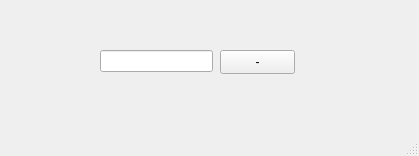
<?xml version="1.0" encoding="UTF-8"?>
<ui version="4.0">
 <class>MainWindow</class>
 <widget class="QMainWindow" name="MainWindow">
  <property name="geometry">
   <rect>
    <x>0</x>
    <y>0</y>
    <width>419</width>
    <height>156</height>
   </rect>
  </property>
  <property name="windowTitle">
   <string>MainWindow</string>
  </property>
  <widget class="QWidget" name="centralwidget">
   <widget class="QPushButton" name="btnMas">
    <property name="geometry">
     <rect>
      <x>220</x>
      <y>50</y>
      <width>75</width>
      <height>24</height>
     </rect>
    </property>
    <property name="text">
     <string>-</string>
    </property>
   </widget>
   <widget class="QLineEdit" name="txtSuma">
    <property name="geometry">
     <rect>
      <x>100</x>
      <y>50</y>
      <width>113</width>
      <height>22</height>
     </rect>
    </property>
   </widget>
  </widget>
  <widget class="QMenuBar" name="menubar">
   <property name="geometry">
    <rect>
     <x>0</x>
     <y>0</y>
     <width>419</width>
     <height>22</height>
    </rect>
   </property>
  </widget>
  <widget class="QStatusBar" name="statusbar"/>
 </widget>
 <resources/>
 <connections/>
</ui>
